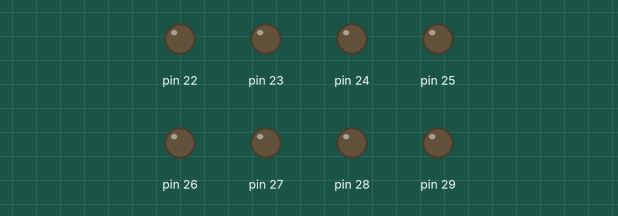
A sketch run on a simulated Arduino Mega 2560, built with avr-gcc and run on an emulated ATmega2560. On the bench: output pins drawn as LEDs (lit = HIGH).

Above: at 0.1 s.
At 3.1 s:
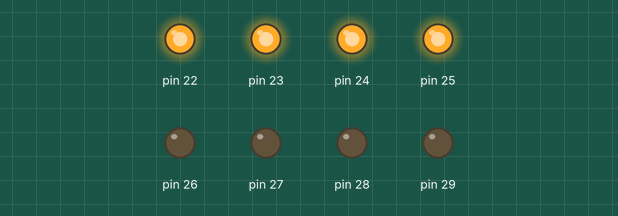
At 6.3 s:
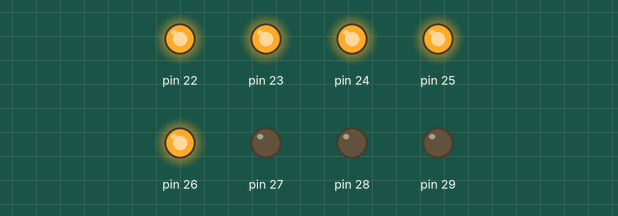
At 12.7 s:
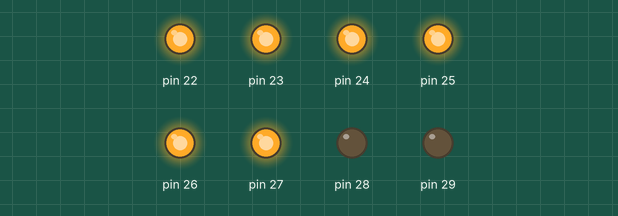
At 20.05 s:
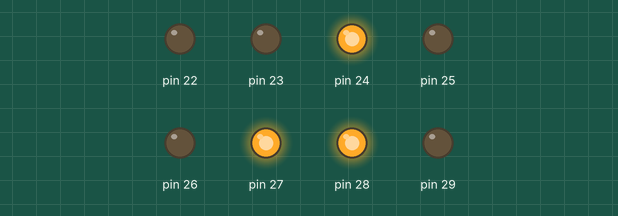
At 39.95 s:
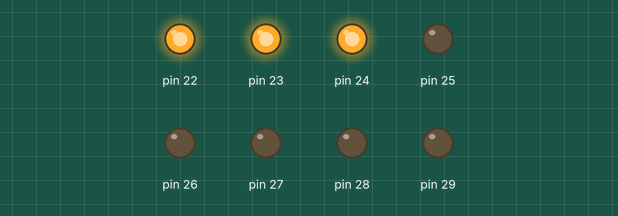
Timing chart, 0 to 40.0 s (numbered marks = the images above):
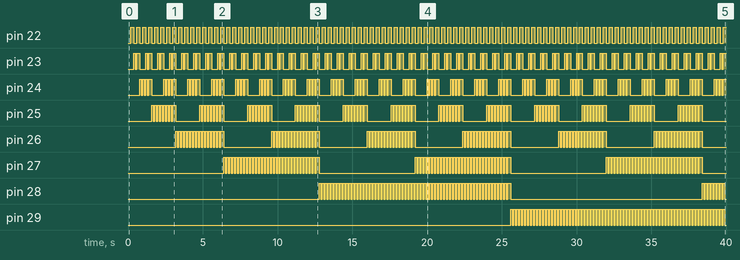

Measured:
- by itself, pin 22: alternates HIGH for 0.20 s and LOW for 0.20 s
- by itself, pin 23: repeats every 0.80 s: LOW 0.10 s, HIGH 0.20 s, LOW 0.40 s, HIGH 0.10 s
- by itself, pin 24: repeats every 1.6 s: 2 × (LOW 0.10 s, HIGH 0.10 s), LOW 0.10 s, HIGH 0.20 s, LOW 0.80 s, HIGH 0.10 s
- by itself, pin 25: repeats every 3.2 s: 6 × (LOW 0.10 s, HIGH 0.10 s), LOW 0.10 s, HIGH 0.20 s, LOW 1.6 s, HIGH 0.10 s
- by itself, pin 26: repeats every 6.4 s: HIGH 0.20 s, LOW 3.2 s, 15 × (HIGH 0.10 s, LOW 0.10 s)
- by itself, pin 27: repeats every 12.8 s: HIGH 0.20 s, LOW 6.4 s, 31 × (HIGH 0.10 s, LOW 0.10 s)
- by itself, pin 28: goes 63 × (HIGH 0.10 s, LOW 0.10 s), HIGH 0.20 s, LOW 12.8 s, 7 × (HIGH 0.10 s, LOW 0.10 s), HIGH 0.10 s, then LOW
- by itself, pin 29: LOW → HIGH at 25.6 s, → LOW 0.10 s later, → HIGH 0.10 s later, → LOW 0.10 s later, … (144 changes in this stretch)

The sketch:

avrtest2_binaryblink.ino
```cpp
#include <avr/io.h>
#include <util/delay.h>


int main(void)//binaryblink
{ int x=0;
  byte count=0;
  DDRA=0xff;
  DDRB=0x00;

    while(1)
  {
    PORTA=count<<PA0;
    _delay_ms(100);
    count++;
    if(count==255)
    count=0;
     PORTA&=~count<<PA0;
    _delay_ms(100);

  }
  return(0);
}
```
